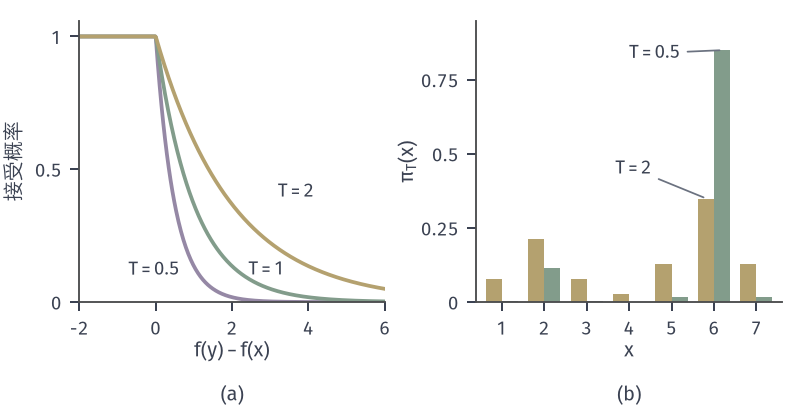

Write Python code to recreate this figure.
from pathlib import Path
import sys
ROOT = next(p for p in Path(__file__).resolve().parents if (p/'build.sh').is_file() and (p/'tex/book.tex').is_file())
sys.path.insert(0, str(ROOT/'figures/00-shared/mathematical-preliminaries-upper/00-shared/comprehension-figures'))
from support import figure, save, BLUE, GREEN, YELLOW, RED, PURPLE, INK, MUTED, GRID, BLUE_FILL, GREEN_FILL, YELLOW_FILL, RED_FILL, PURPLE_FILL
import numpy as np
HERE = Path(__file__).resolve().parent
STROKE = '#4C4D4F'
def panel(fig, left, right, top, bottom, wspace=.25):
    fig.set_layout_engine(None)
    fig.subplots_adjust(left=left, right=right, top=top, bottom=bottom, wspace=wspace)
def tags(fig, axes):
    for ax, s in zip(axes, ('(a)', '(b)', '(c)', '(d)')):
        p = ax.get_position(); fig.text((p.x0+p.x1)/2, .015, s, ha='center', va='bottom')
def rastrigin(X, Y): return 20+X**2+Y**2-10*np.cos(2*np.pi*X)-10*np.cos(2*np.pi*Y)
# Metropolis 接受概率与 Gibbs 权重，f=(3,1,3,5,2,0,2)
fig, axes = figure(width_mm=112, height_mm=58, ncols=2)
panel(fig, .1, .985, .95, .265, .3)
a=axes[0]; d=np.linspace(-2,6,500)
for T,c,ls in ((.5,PURPLE,'-'),(1,GREEN,'-'),(2,YELLOW,'-')):
    a.plot(d,np.minimum(1,np.exp(-d/T)),color=c,lw=1.5)
a.text(.62,.1,'$T=0.5$',fontsize=7.5,ha='right',color=INK); a.text(2.9,.125,'$T=1$',fontsize=7.5,color=INK,ha='center',va='center'); a.text(3.2,.38,'$T=2$',fontsize=7.5,ha='left',va='bottom',color=INK)
a.set_xlim(-2,6); a.set_ylim(0,1.06); a.set_xticks([-2,0,2,4,6]); a.set_yticks([0,.5,1]); a.set_yticklabels(['0','0.5','1']); a.set_xlabel(r'$f(y)-f(x)$',labelpad=1); a.set_ylabel('接受概率',labelpad=4)
b=axes[1]; f=np.array([3,1,3,5,2,0,2.]); s=np.arange(1,8); w=.38
out={}
for T,c,o in ((2,YELLOW,-w/2),(.5,GREEN,w/2)):
    p=np.exp(-f/T); p/=p.sum(); b.bar(s+o,p,w,color=c,edgecolor='none'); out[T]=p.tolist()
b.set_xticks(s); b.set_xlim(.4,7.6); b.set_ylim(0,.95); b.set_yticks([0,.25,.5,.75]); b.set_yticklabels(['0','0.25','0.5','0.75']); b.set_xlabel('$x$',labelpad=1); b.set_ylabel(r'$\pi_T(x)$',labelpad=1)
b.annotate('$T=0.5$',xy=(6.19,.85),xytext=(4.6,.84),fontsize=7.5,ha='center',va='center',arrowprops=dict(arrowstyle='-',color=MUTED,lw=.7,shrinkA=1,shrinkB=1)); b.annotate('$T=2$',xy=(5.81,.35),xytext=(4.1,.45),fontsize=7.5,ha='center',va='center',arrowprops=dict(arrowstyle='-',color=MUTED,lw=.7,shrinkA=1,shrinkB=1))
tags(fig,axes); save(fig,HERE,'figure',{'gibbs':out})
